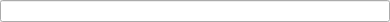
<?xml version="1.0" encoding="UTF-8"?>
<ui version="4.0">
 <class>PropertyDefaultFeel</class>
 <widget class="QWidget" name="PropertyDefaultFeel">
  <property name="geometry">
   <rect>
    <x>0</x>
    <y>0</y>
    <width>390</width>
    <height>22</height>
   </rect>
  </property>
  <property name="windowTitle">
   <string>Form</string>
  </property>
  <layout class="QVBoxLayout" name="verticalLayout">
   <property name="spacing">
    <number>0</number>
   </property>
   <property name="margin">
    <number>0</number>
   </property>
   <item>
    <widget class="QLineEdit" name="m_TextBox"/>
   </item>
  </layout>
 </widget>
 <resources/>
 <connections/>
</ui>
